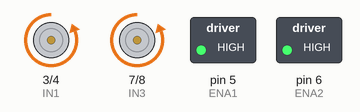
The sketch below on a simulated Arduino Uno, built with avr-gcc and run on an emulated ATmega328P. On the bench: motor-driver pin pairs drawn as motors (green arrow = first pin HIGH = forward, orange = second pin HIGH = backward, longer = more drive), switched loads named in the sketch (green lamp = pin HIGH).

Above: at 1.0 s.
At 3.0 s:
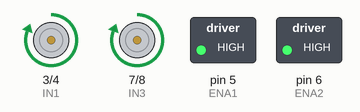
At 5.0 s:
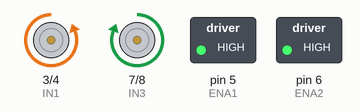
At 7.0 s:
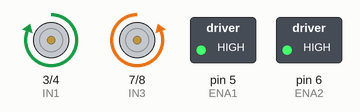
Timing chart, 0 to 9.2 s (numbered marks = the images above):
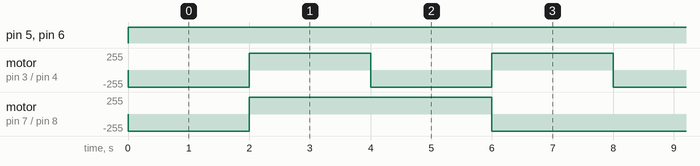

The sketch:

Wheeled_Robot_Basic.ino
```cpp
int IN1=3;
int IN2=4;
int ENA1=5;

int IN3 =7;
int IN4 = 8;
int ENA2 = 6;
void setup()
{
 pinMode(IN1,OUTPUT);
 pinMode(IN2,OUTPUT);
 pinMode(ENA1,OUTPUT);

 pinMode(IN3,OUTPUT);
 pinMode(IN4,OUTPUT);
 pinMode(ENA2,OUTPUT);
}
void loop()
{
  //GO FORWARD

 digitalWrite(IN1,LOW);// rotate forward
 digitalWrite(IN2,HIGH);
 digitalWrite(IN3,LOW);// rotate forward
 digitalWrite(IN4,HIGH);

 MoveRobot(255, 2);

  //GO REVERSE

 digitalWrite(IN1,HIGH);// rotate reverse
 digitalWrite(IN2,LOW);
 digitalWrite(IN3,HIGH);// rotate reverse
 digitalWrite(IN4,LOW);

 MoveRobot(255, 2);

    //TURN RIGHT

 digitalWrite(IN1,LOW);// rotate reverse
 digitalWrite(IN2,HIGH);
 digitalWrite(IN3,HIGH);// rotate reverse
 digitalWrite(IN4,LOW);

 MoveRobot(255, 2);

      //TURN RIGHT

 digitalWrite(IN1,HIGH);// rotate reverse
 digitalWrite(IN2,LOW);
 digitalWrite(IN3,LOW);// rotate reverse
 digitalWrite(IN4,HIGH);

 MoveRobot(255, 2);

}

void MoveRobot(int motorSpeed, int tSec)
{
   analogWrite(ENA1, motorSpeed);// motor speed
   analogWrite(ENA2, motorSpeed);// motor speed
   delay(tSec * 1000);
}
```

Measured:
- by itself, pin 5 (ENA1), pin 6 (ENA2): LOW → HIGH at 0.00 s
- by itself, motor on pin 3 (IN1) / pin 4 (IN2): alternates forward 255/255 for 2.0 s and backward 255/255 for 2.0 s
- by itself, motor on pin 7 (IN3) / pin 8 (IN4): repeats every 8.0 s: forward 255/255 4.0 s, backward 255/255 4.0 s
